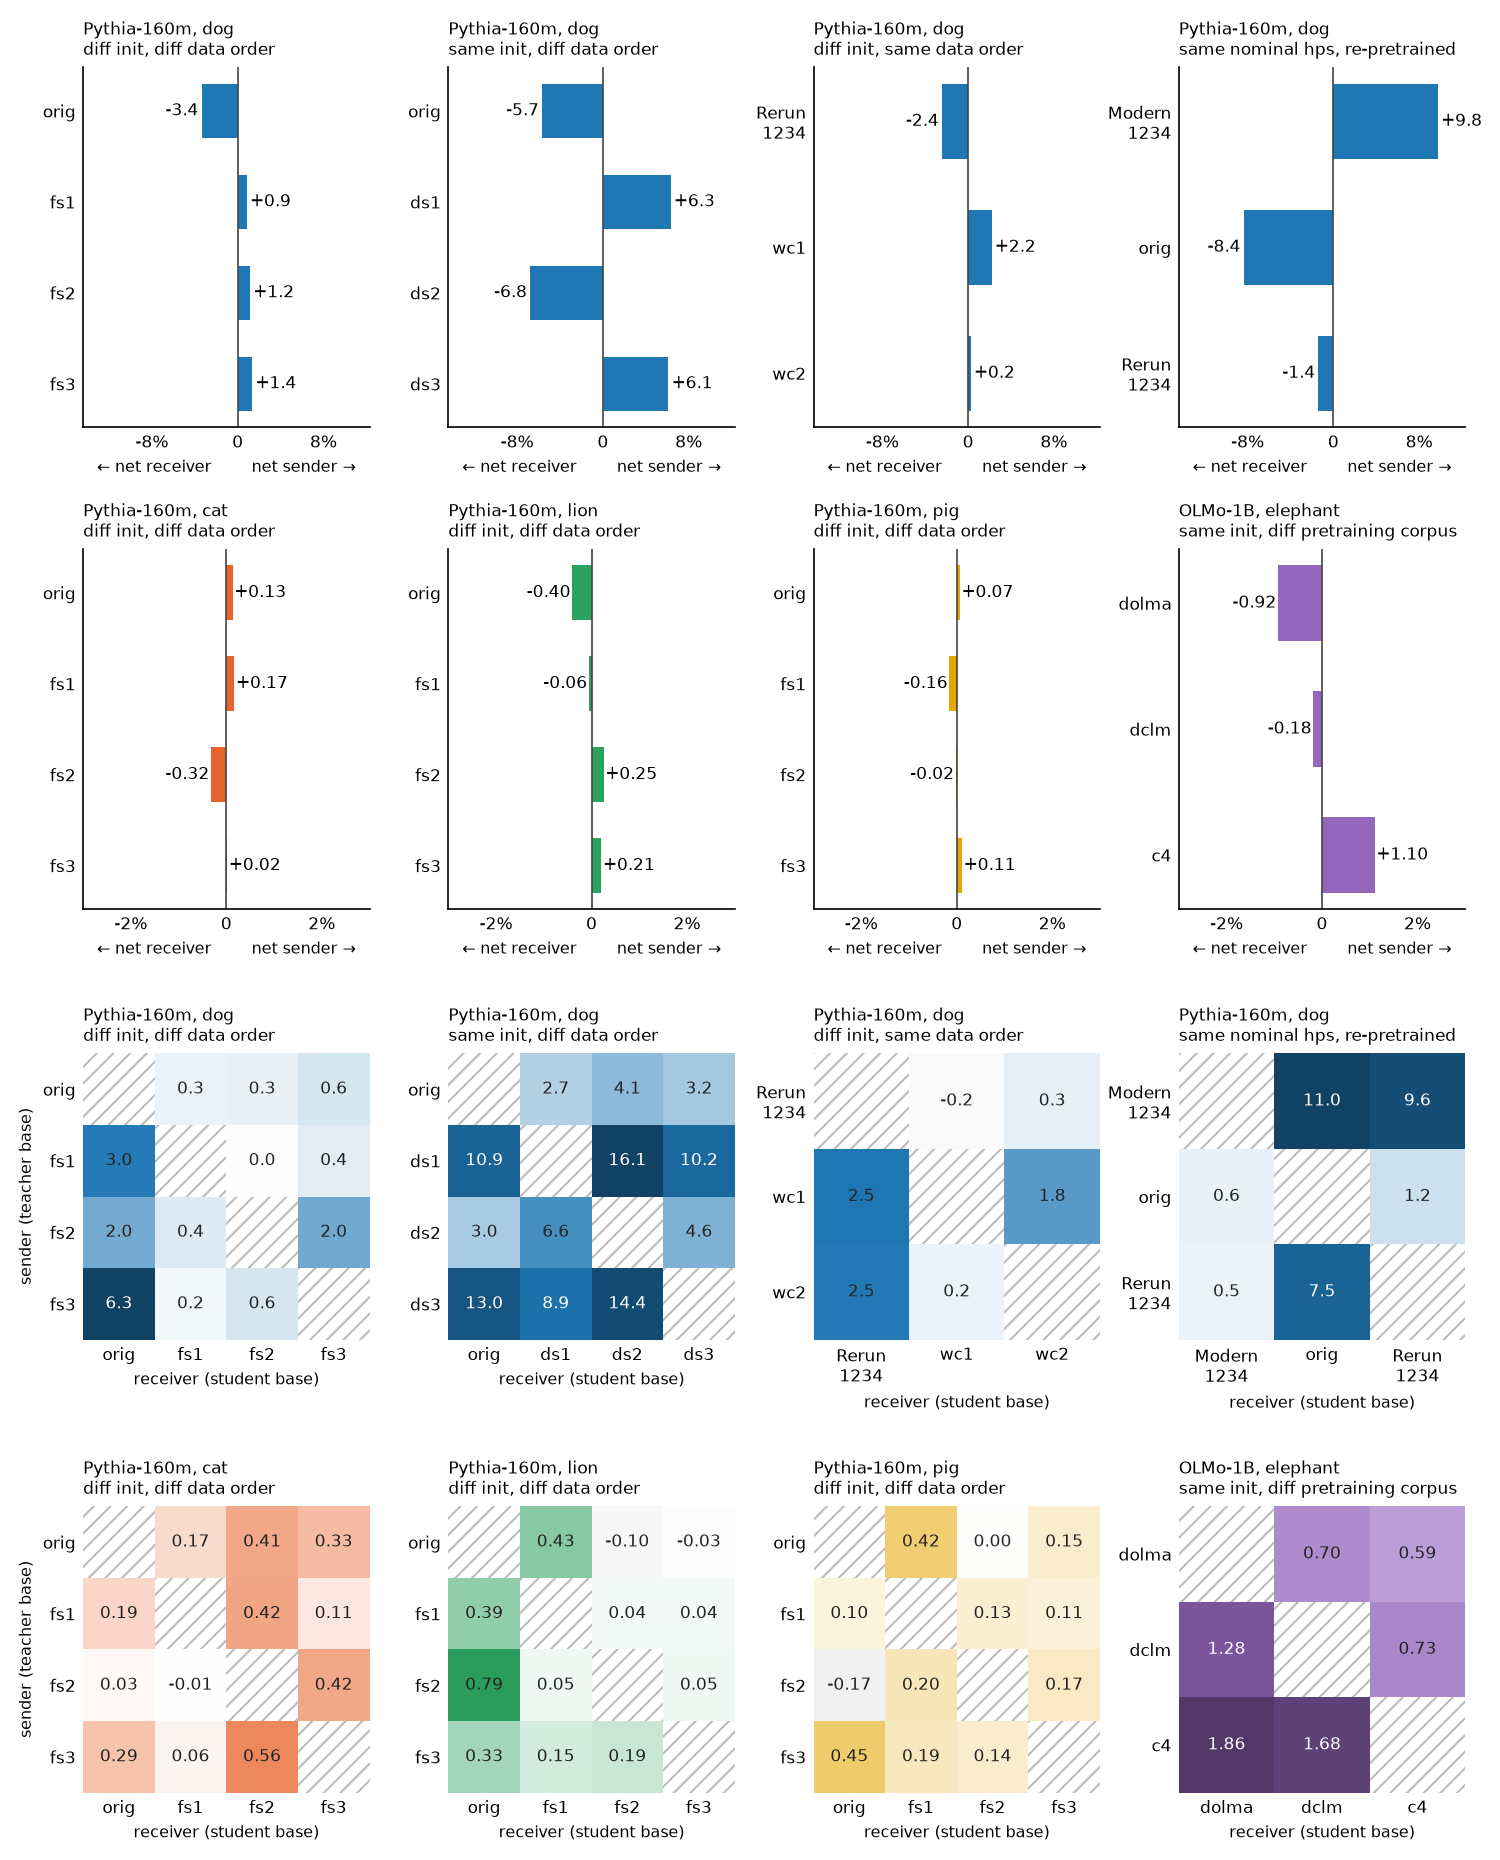

Here is the Python script that generated this plot:
"""`netflow_delta` with the eight sender × receiver grids appended below it, same order and
colours: top block = the net-flow bars of `netflow.py`, bottom block = each grid's mean transfer
(delta, pp: 100 × (student − matched control)), per-grid colour scale from white to the panel's
bar colour. Usage: netflow_grids.py [delta|prior] [--per-panel|--shared] [--out DIR]"""
import sys

import matplotlib
import numpy as np

matplotlib.use("Agg")
import matplotlib.pyplot as plt  # noqa: E402
from matplotlib.colors import LinearSegmentedColormap, Normalize, to_rgb  # noqa: E402

import netflow as nf  # noqa: E402


def diverging_cmap(col: str) -> LinearSegmentedColormap:
    r, g, b = to_rgb(col)
    return LinearSegmentedColormap.from_list(
        col + "_div", [(0.0, "#8c8c8c"), (0.5, "#ffffff"), (0.75, col), (1.0, (r * 0.55, g * 0.55, b * 0.55))])


#: The grids' colour scales span at least ±TOP_SPAN pp (dog row) / ±BOTTOM_SPAN pp (other traits).
TOP_SPAN = 5.0
BOTTOM_SPAN = 1.5


def draw_grids(axes, mats: list) -> None:
    for k, (ax, (title, col, M)) in enumerate(zip(axes.ravel(), mats)):
        dec = 1 if k < 4 else 2   # dog grids 1 decimal, the rest 2 (as the bars above them)
        n = len(M)
        A = M.values.astype(float)
        # linear colour scale, white at zero, spanning at least ±(TOP_SPAN | BOTTOM_SPAN), wider if needed
        span = TOP_SPAN if k < 4 else BOTTOM_SPAN
        lim = max(span, float(np.nanmax(np.abs(A))) if np.isfinite(A).any() else 0.0)
        norm = Normalize(vmin=-lim, vmax=lim)
        ax.imshow(np.ma.masked_invalid(A), cmap=diverging_cmap(col), norm=norm)
        strong = lambda v: abs(v) / lim > 0.55  # noqa: E731
        for i in range(n):
            for j in range(n):
                v = A[i, j]
                if not np.isfinite(v):
                    ax.add_patch(plt.Rectangle((j - .5, i - .5), 1, 1, fill=False, hatch="///", edgecolor="#bbbbbb", lw=0))
                    continue
                ax.text(j, i, f"{0.0 if abs(v) < 0.5 * 10 ** -dec else v:.{dec}f}", ha="center", va="center", fontsize=8,
                        color="white" if strong(v) else "#222222")
        labels = [nf.label(b) for b in M.index]
        ax.set_xticks(range(n))
        ax.set_xticklabels(labels, fontsize=8)
        ax.set_yticks(range(n))
        ax.set_yticklabels(labels, fontsize=8)
        ax.set_xlabel("receiver (student base)", fontsize=7.5)
        if k % 4 == 0:
            ax.set_ylabel("sender (teacher base)", fontsize=7.5)
        ax.set_title(title, loc="left", fontsize=8)
        ax.tick_params(length=0)
        for sp in ax.spines.values():
            sp.set_visible(False)


def main() -> None:
    mode, scale, out_dir = nf.parse(sys.argv)
    p = nf.load_pairs(mode)
    mats = [(title, col, nf.matrix(p, fam, an, bases)) for title, fam, an, bases, col in nf.GRIDS]
    fig, axes = plt.subplots(4, 4, figsize=(10.0, 12.4), gridspec_kw={"height_ratios": [1, 1, 0.92, 0.92]})
    nets = nf.draw_netflow(axes[:2], mats, mode)
    draw_grids(axes[2:], mats)
    fig.tight_layout(w_pad=0.2, h_pad=1.2, pad=0.9)
    nf.scale_rows(axes[:2], nets, scale)
    out = out_dir / f"netflow_grids{'' if mode == 'delta' else '_' + mode}{'_shared' if scale == 'shared' else '' if scale == 'row' else '_perpanel'}.png"
    fig.savefig(out, dpi=150)
    fig.savefig(out.with_suffix(".pdf"))
    print(out, out.with_suffix(".pdf"))


if __name__ == "__main__":
    main()
